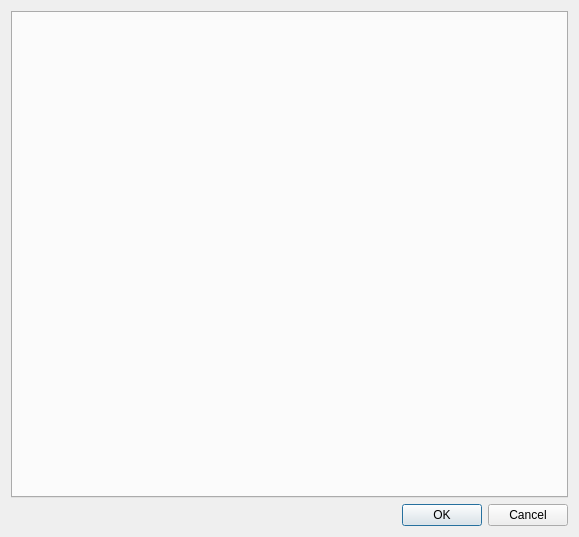
<?xml version="1.0" encoding="UTF-8"?>
<ui version="4.0">
 <class>IconDialog</class>
 <widget class="QDialog" name="IconDialog">
  <property name="geometry">
   <rect>
    <x>0</x>
    <y>0</y>
    <width>579</width>
    <height>537</height>
   </rect>
  </property>
  <property name="windowTitle">
   <string>Change icon</string>
  </property>
  <property name="modal">
   <bool>true</bool>
  </property>
  <layout class="QVBoxLayout" name="verticalLayout">
   <item>
    <widget class="IconsEditor" name="iconEditor">
     <property name="currentIndex">
      <number>-1</number>
     </property>
    </widget>
   </item>
   <item>
    <layout class="QHBoxLayout" name="horizontalLayout">
     <item>
      <spacer name="horizontalSpacer">
       <property name="orientation">
        <enum>Qt::Horizontal</enum>
       </property>
       <property name="sizeHint" stdset="0">
        <size>
         <width>40</width>
         <height>20</height>
        </size>
       </property>
      </spacer>
     </item>
     <item>
      <widget class="QPushButton" name="okButton">
       <property name="text">
        <string>OK</string>
       </property>
      </widget>
     </item>
     <item>
      <widget class="QPushButton" name="cancelButton">
       <property name="text">
        <string>Cancel</string>
       </property>
      </widget>
     </item>
    </layout>
   </item>
  </layout>
 </widget>
 <customwidgets>
  <customwidget>
   <class>IconsEditor</class>
   <extends>QTabWidget</extends>
   <header>ui/partial/iconseditor.h</header>
   <container>1</container>
  </customwidget>
 </customwidgets>
 <resources/>
 <connections>
  <connection>
   <sender>cancelButton</sender>
   <signal>clicked()</signal>
   <receiver>IconDialog</receiver>
   <slot>reject()</slot>
   <hints>
    <hint type="sourcelabel">
     <x>537</x>
     <y>511</y>
    </hint>
    <hint type="destinationlabel">
     <x>297</x>
     <y>380</y>
    </hint>
   </hints>
  </connection>
 </connections>
</ui>
